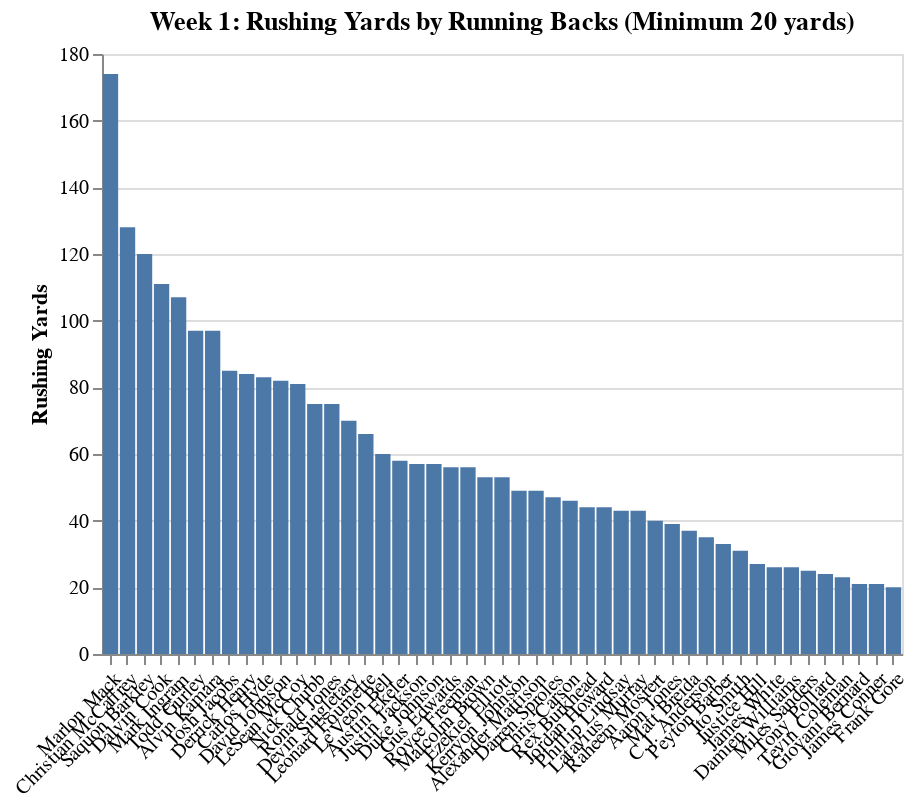

Notebook cell for this chart:
### Code cell
chart

### Figure 1 — Vega-Lite specification as saved in the notebook (floating-point values rounded to 4 significant figures)
{"$schema": "https://vega.github.io/schema/vega-lite/v3.4.0.json", "config": {"background": "white", "mark": {"tooltip": null}, "view": {"height": 300, "width": 400}}, "data": {"name": "data-af38fa30ef5f845d2a0f3f1ac047a59a"}, "datasets": {"data-af38fa30ef5f845d2a0f3f1ac047a59a": [{"Player": "Marlon Mack", "RushingYards": 174, "Team": "IND"}, {"Player": "Christian McCaffrey", "RushingYards": 128, "Team": "CAR"}, {"Player": "Saquon Barkley", "RushingYards": 120, "Team": "NYG"}, {"Player": "Dalvin Cook", "RushingYards": 111, "Team": "MIN"}, {"Player": "Mark Ingram", "RushingYards": 107, "Team": "BAL"}, {"Player": "Todd Gurley", "RushingYards": 97, "Team": "LAR"}, {"Player": "Alvin Kamara", "RushingYards": 97, "Team": "NO"}, {"Player": "Josh Jacobs", "RushingYards": 85, "Team": "OAK"}, {"Player": "Derrick Henry", "RushingYards": 84, "Team": "TEN"}, {"Player": "Carlos Hyde", "RushingYards": 83, "Team": "HOU"}, {"Player": "David Johnson", "RushingYards": 82, "Team": "ARI"}, {"Player": "LeSean McCoy", "RushingYards": 81, "Team": "KC"}, {"Player": "Nick Chubb", "RushingYards": 75, "Team": "CLE"}, {"Player": "Ronald Jones", "RushingYards": 75, "Team": "TB"}, {"Player": "Devin Singletary", "RushingYards": 70, "Team": "BUF"}, {"Player": "Leonard Fournette", "RushingYards": 66, "Team": "JAC"}, {"Player": "Le'Veon Bell", "RushingYards": 60, "Team": "NYJ"}, {"Player": "Austin Ekeler", "RushingYards": 58, "Team": "LAC"}, {"Player": "Justin Jackson", "RushingYards": 57, "Team": "LAC"}, {"Player": "Duke Johnson", "RushingYards": 57, "Team": "HOU"}, {"Player": "Gus Edwards", "RushingYards": 56, "Team": "BAL"}, {"Player": "Royce Freeman", "RushingYards": 56, "Team": "DEN"}, {"Player": "Malcolm Brown", "RushingYards": 53, "Team": "LAR"}, {"Player": "Ezekiel Elliott", "RushingYards": 53, "Team": "DAL"}, {"Player": "Kerryon Johnson", "RushingYards": 49, "Team": "DET"}, {"Player": "Alexander Mattison", "RushingYards": 49, "Team": "MIN"}, {"Player": "Darren Sproles", "RushingYards": 47, "Team": "PHI"}, {"Player": "Chris Carson", "RushingYards": 46, "Team": "SEA"}, {"Player": "Rex Burkhead", "RushingYards": 44, "Team": "NE"}, {"Player": "Jordan Howard", "RushingYards": 44, "Team": "PHI"}, {"Player": "Phillip Lindsay", "RushingYards": 43, "Team": "DEN"}, {"Player": "Latavius Murray", "RushingYards": 43, "Team": "NO"}, {"Player": "Raheem Mostert", "RushingYards": 40, "Team": "SF"}, {"Player": "Aaron Jones", "RushingYards": 39, "Team": "GB"}, {"Player": "Matt Breida", "RushingYards": 37, "Team": "SF"}, {"Player": "C.J. Anderson", "RushingYards": 35, "Team": "DET"}, {"Player": "Peyton Barber", "RushingYards": 33, "Team": "TB"}, {"Player": "Ito Smith", "RushingYards": 31, "Team": "ATL"}, {"Player": "Justice Hill", "RushingYards": 27, "Team": "BAL"}, {"Player": "James White", "RushingYards": 26, "Team": "NE"}, {"Player": "Damien Williams", "RushingYards": 26, "Team": "KC"}, {"Player": "Miles Sanders", "RushingYards": 25, "Team": "PHI"}, {"Player": "Tony Pollard", "RushingYards": 24, "Team": "DAL"}, {"Player": "Tevin Coleman", "RushingYards": 23, "Team": "SF"}, {"Player": "Giovani Bernard", "RushingYards": 21, "Team": "CIN"}, {"Player": "James Conner", "RushingYards": 21, "Team": "PIT"}, {"Player": "Frank Gore", "RushingYards": 20, "Team": "BUF"}]}, "encoding": {"x": {"axis": {"labelAngle": -45, "title": ""}, "field": "Player", "sort": {"field": "RushingYards", "op": "sum", "order": "descending"}, "type": "nominal"}, "y": {"axis": {"title": "Rushing Yards"}, "field": "RushingYards", "type": "quantitative"}}, "mark": "bar", "title": "Week 1: Rushing Yards by Running Backs (Minimum 20 yards)"}
